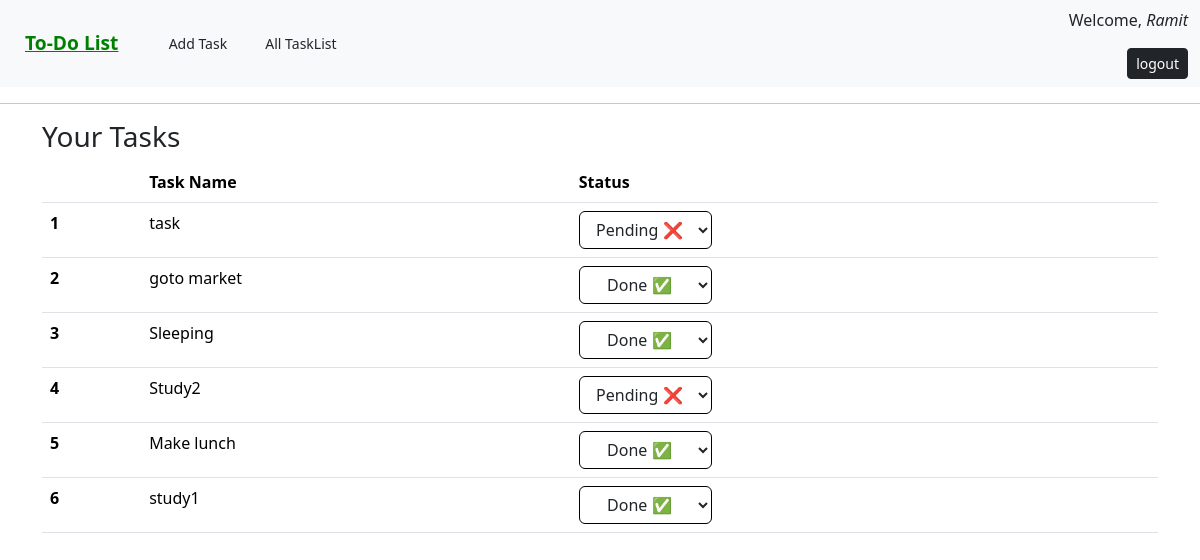
Page / (signed in) on the committed database.
### tasks/models.py (models this page shows, shortened)
class Tasks(models.Model):
    task_id = models.BigAutoField(primary_key=True)
    title= models.CharField(max_length=100)
    description= models.TextField(max_length=500)
    CHOICE=[
        ('Done', True),
        ('Pending', False),
    ]
    status=models.CharField(max_length=10,choices=CHOICE,default='Pending')
    timeOf_creation=models.DateTimeField(default=datetime.datetime.now())
    timeOf_last_update=models.DateTimeField(default=datetime.datetime.now())
    user=models.ForeignKey(User,on_delete=models.SET_NULL, null=True, blank=True)

### tasks/views.py (the view)
# urls.py: path('',views.index, name="index"),
@login_required(login_url='/login/')
def index(request):
    if request.method == 'POST':
        data=request.POST
        print(data['status']+" "+data['task_id'])
        Tasks.objects.filter(task_id=data['task_id']).update(
            status=data['status'],
            timeOf_last_update=datetime.now(),
        )
        task=Tasks.objects.get(task_id=data['task_id'])
        Activity_log.objects.create(
            action="update",
            user= request.user,
            timeOf_action=datetime.now(),
            task_id=task.task_id,
            title=task.title,
            description=task.description,
            status= task.status,
            timeOf_creation= task.timeOf_creation ,
            timeOf_last_update= task.timeOf_last_update,
        )
        return redirect('/')
    else:
        data= Tasks.objects.filter(user=request.user)
        context={
            'page': 'index',
            'data': data,
        }
        return render(request,'index.html',context)

### templates/index.html (shortened to what this page needs)
{% load static %}
<!DOCTYPE html>
<html lang="en">
<head>
    <link rel="stylesheet" href="{% static 'style.css' %}">
    <link href="https://cdn.jsdelivr.net/npm/bootstrap@5.3.3/dist/css/bootstrap.min.css" rel="stylesheet"
>
</head>
<body>
    <nav class="navbar bg-body-tertiary">
        <div class="container-fluid justify-content-between">
            <div>
              <button class="btn me-2 todo" style="font-size: larger; font-weight: bolder;">To-Do List</button>
              <button class="btn btn-sm  m-3 add-task-btn">Add Task</button>
              <button class="btn btn-sm  task-list">All TaskList</button>
            </div>
            <div class="d-flex flex-column pl-5">
              {% if request.user.is_authenticated %}
                <p >Welcome, <i>{{request.user.first_name}}</i></p>
                <a href="/logout" class="align-self-end"><button class="btn btn-sm btn-dark ">logout</button></a>
              {% endif %}
            </div>
        </div>
      </nav>
      <hr>
    <div class="container ">
      {% if page == 'index' %}
        <table class="table table-hover ">
          <h3>Your Tasks</h3>
          <thead>
            <tr>
              <th scope="col"></th>
              <th scope="col">Task Name</th>
              <th scope="col">Status</th>
            </tr>
          </thead>
          <tbody>
            {% for obj in data reversed %}
                <tr>
                    <th scope="row" onclick=taskDetails({{obj.task_id}})>{{forloop.counter}}</th>
                    <td onclick=taskDetails({{obj.task_id}})>{{obj.title}}</td>
                    <td>
                      <form method="post">
                        <select class=" btn border border-black" onchange="this.form.submit()" name="status">
                          {% if obj.status == 'Done' %}
                            <option selected style="color: green" value='Done'>Done &#9989;</option>
                          {% else %}
                          <option selected style="color: red" value='Pending'>Pending &#10060;</option>
                          {% endif %}
                        </select>
                      </form>
                    </td>
                  </tr>
              {% endfor %}
          </tbody>
        </table>
      {% endif %}
  </div>
</body>
</html>

### rows in the picture
Tasks: title "task", status "Pending ❌"
Tasks: title "goto market", status "Done ✅"
Tasks: title "Sleeping", status "Done ✅"
Tasks: title "Study2", status "Pending ❌"
Tasks: title "Make lunch", status "Done ✅"
Tasks: title "study1", status "Done ✅"

### other values in the picture
{{ request.user.first_name }} "Ramit"
